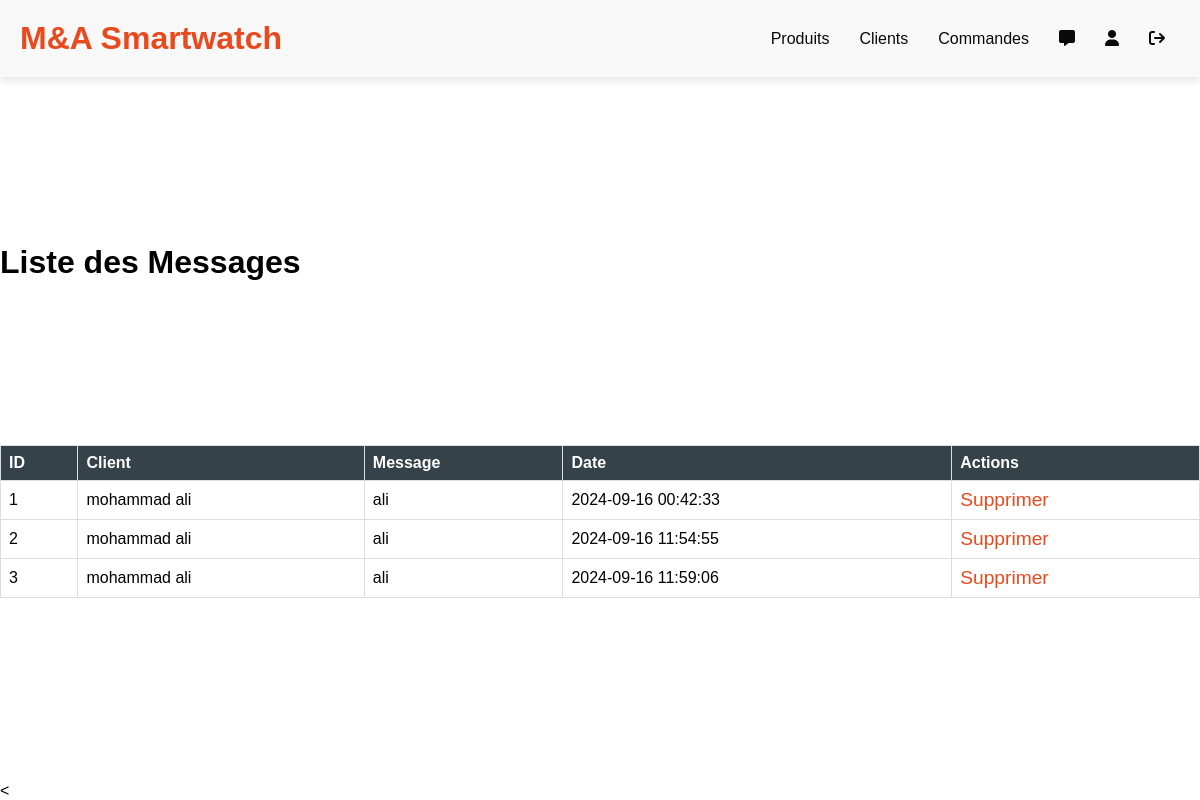
The page /admin/messages.php (signed in) on the database its author committed.
### tables this page shows
CREATE TABLE IF NOT EXISTS `messages` (
  `id` int NOT NULL AUTO_INCREMENT,
  `client_id` int DEFAULT NULL,
  `message` text,
  `date_envoi` timestamp NULL DEFAULT CURRENT_TIMESTAMP,
  PRIMARY KEY (`id`),
  KEY `client_id` (`client_id`)
);

CREATE TABLE IF NOT EXISTS `clients` (
  `id` int NOT NULL AUTO_INCREMENT,
  `nom` varchar(100) DEFAULT NULL,
  `prenom` varchar(100) DEFAULT NULL,
  `email` varchar(100) DEFAULT NULL,
  `password` varchar(255) DEFAULT NULL,
  `age` int DEFAULT NULL,
  `sexe` enum('H','F') NOT NULL,
  `tel` varchar(15) DEFAULT NULL,
  `adresse` text,
  `created_at` timestamp NULL DEFAULT CURRENT_TIMESTAMP,
  PRIMARY KEY (`id`),
  UNIQUE KEY `email` (`email`)
);

### admin/messages.php (the view, shortened to what this page needs)
<?php
require_once '../connect/config.php';
$messages = $pdo->query('
    SELECT messages.*, clients.nom AS client_nom, clients.prenom AS client_prenom
    FROM messages
    JOIN clients ON messages.client_id = clients.id
')->fetchAll(PDO::FETCH_ASSOC);
?>
<?php
include ('header.php');
?>
    <h1>Liste des Messages</h1>
    <table>
        <thead>
            <tr>
                <th>ID</th>
                <th>Client</th>
                <th>Message</th>
                <th>Date</th>
                <th>Actions</th>
            </tr>
        </thead>
        <tbody>
            <?php foreach ($messages as $message) : ?>
                <tr>
                    <td><?= $message['id'] ?></td>
                    <td><?= $message['client_nom'] . ' ' . $message['client_prenom'] ?></td>
                    <td><?= $message['message'] ?></td>
                    <td><?= $message['date_envoi'] ?></td>
                    <td>
                        <a href="supprimer_message.php?id=<?= $message['id'] ?>" onclick="return confirm('Êtes-vous sûr de vouloir supprimer ce message ?');">Supprimer</a>
                    </td>
                </tr>
            <?php endforeach; ?>
        </tbody>
    </table>
<</div>
</body>
</html>

### css/style.css (style rules this page uses)
* { margin: 0; padding: 0; box-sizing: border-box; font-family: Arial, sans-serif; }
html, body { height: 100%; display: flex; flex-direction: column; }
body { padding-top: 80px; justify-content: space-between; }
table { width: 100%; border-collapse: collapse; margin-bottom: 20px; }
table, th, td { border: 1px solid #dddddd; padding: 8px; text-align: left; }
th { background-color: #35424a; color: white; }
a { color: #e8491d; text-decoration: none; font-size: larger; }

### rows shown on the page
messages: id "1", client.nom "mohammad", client.prenom "ali", message "ali", date_envoi "2024-09-16 00:42:33"
messages: id "2", client.nom "mohammad", client.prenom "ali", message "ali", date_envoi "2024-09-16 11:54:55"
messages: id "3", client.nom "mohammad", client.prenom "ali", message "ali", date_envoi "2024-09-16 11:59:06"
